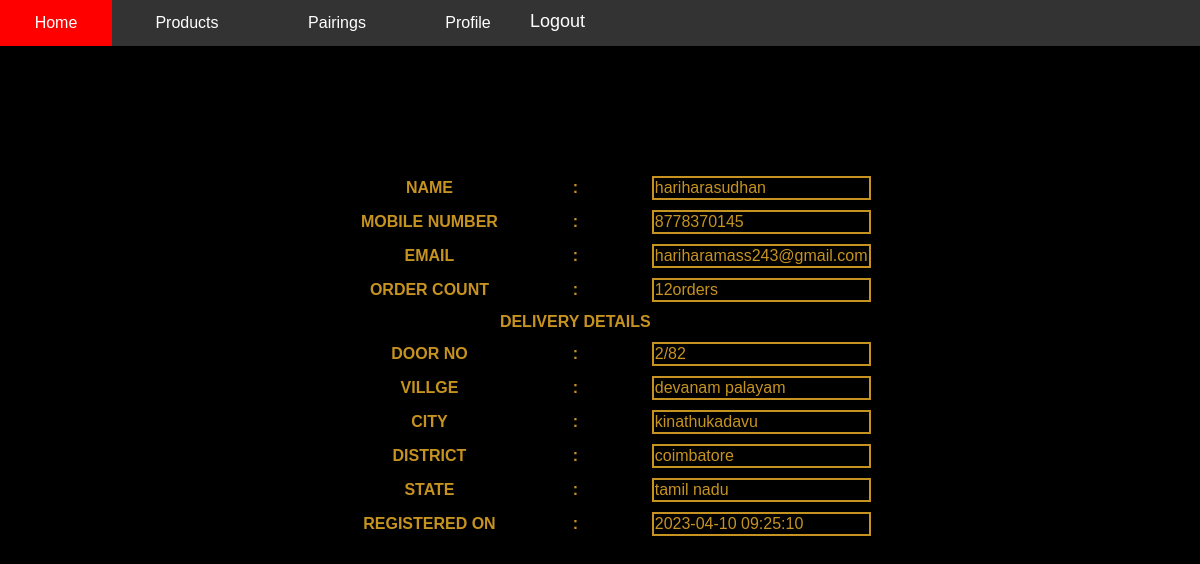
Page /profile1.php (signed in) on the committed database.
### tables this page shows
CREATE TABLE `register` (
  `id` int(11) NOT NULL,
  `name` varchar(25) NOT NULL,
  `phone_number` varchar(10) NOT NULL,
  `email` varchar(40) NOT NULL,
  `password` varchar(20) NOT NULL,
  `reg_date` datetime NOT NULL DEFAULT CURRENT_TIMESTAMP
);

CREATE TABLE `order` (
  `id` int(11) NOT NULL,
  `email` varchar(50) NOT NULL,
  `quanity` varchar(3) NOT NULL,
  `product` varchar(30) NOT NULL,
  `price` int(10) NOT NULL,
  `order_id` int(20) NOT NULL,
  `door` varchar(10) NOT NULL,
  `village` varchar(30) NOT NULL,
  `city` varchar(20) NOT NULL,
  `district` varchar(20) NOT NULL,
  `state` varchar(20) NOT NULL,
  `ordered_date` datetime NOT NULL DEFAULT CURRENT_TIMESTAMP
);

### profile1.php (the view, shortened to what this page needs)
<?php
if(isset($_SESSION['email']))
{ echo "<div>";
    include ("nav.php");
    echo "</div>";
    include('config.php');
?>
<!DOCTYPE html>
<html lang="en">
<head>
    <link rel="stylesheet" href="style.css">
</head>
<?php
$email = $_SESSION['email'];
$dbcheck = "SELECT * FROM `order` WHERE `email` = '$email';";
    $dbresult = mysqli_query($con,$dbcheck);
    if (mysqli_num_rows($dbresult)>0){
        while ($row = mysqli_fetch_assoc($dbresult))
        {
            $demail = $row['email'];
            $count = mysqli_num_rows($dbresult);
            $ddoor = $row['door'];
            $dvillage = $row['village'];
            $dcity = $row['city'];
            $ddistrict = $row['district'];
            $dstate = $row['state'];
        }
    }
    $sql = "SELECT * FROM `register` where `email` = '$email';";
    $sql = mysqli_query($con,$sql);
    if (mysqli_num_rows($sql)>0)
    {
        while ($row = mysqli_fetch_assoc($sql))
        {
            $name = $row['name'];
            $phone = $row['phone_number'];
            $reg = $row['reg_date'];
        }
    }
?>
<body class = " pbody">
    <table>
        <tr>
            <th>name</th>
            <th>:</th>
            <td><?php echo $name;?></td>
        </tr>
        <tr>
            <th>mobile number</th>
            <th>:</th>
            <td><?php echo $phone; ?></td>
        </tr>
        <tr>
            <th>email</th>
            <th>:</th>
            <td><?php echo $demail; ?></td>
        </tr>
        <tr>
            <th>order count</th>
            <th>:</th>
            <td><?php echo $count . "orders";?></td>
        </tr>
        <tr>
            <th></th>
            <th>delivery details</th>
        </tr>
        <tr>
            <th>door no</th>
            <th>:</th>
            <td><?php echo $ddoor; ?></td>
        </tr>
        <tr>
            <th>villge</th>
            <th>:</th>
            <td><?php  echo $dvillage ; ?></td>
        </tr>
        <tr>
            <th>city</th>
            <th>:</th>
            <td><?php echo $dcity ; ?></td>
        </tr>
        <tr>
            <th>district</th>
            <th>:</th>
            <td><?php  echo $ddistrict ;?></td>
        </tr>
        <tr>
            <th>state</th>
            <th>:</th>
            <td><?php echo $dstate ;?></td>
        </tr>
        <tr>
            <th>registered on</th>
            <th>:</th>
            <td><?php echo $reg ;?></td>
        </tr>
    </table>
</body>
</html>
<?php
}
else
{
    header("location:index.php");
}
?>

### style.css (style rules this page uses)
.pbody { margin: 0; padding: 0; font-family: "Lucida Sans", "Lucida Sans Regular", "Lucida Grande", "Lucida Sans Unicode", Geneva, Verdana, sans-serif; background: black; color: #c69320; }
.pbody table { position: relative; left: 30vw; top: 15vh; border-spacing: 0 10px; }
.pbody table th { text-transform: uppercase; }
.pbody table td { border: 2px solid #c69320; }

### rows in the picture
register: name "hariharasudhan", phone_number "8778370145", reg_date "2023-04-10 09:25:10"
order: email "hariharamass243@gmail.com", door "2/82", village "devanam palayam", city "kinathukadavu", district "coimbatore", state "tamil nadu"

### other values in the picture
$count "12"
